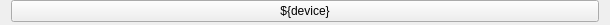
<?xml version="1.0" encoding="UTF-8"?>
<ui version="4.0">
 <class>Form</class>
 <widget class="QWidget" name="Form">
  <property name="geometry">
   <rect>
    <x>0</x>
    <y>0</y>
    <width>610</width>
    <height>24</height>
   </rect>
  </property>
  <property name="sizePolicy">
   <sizepolicy hsizetype="Preferred" vsizetype="Maximum">
    <horstretch>0</horstretch>
    <verstretch>0</verstretch>
   </sizepolicy>
  </property>
  <property name="windowTitle">
   <string>Form</string>
  </property>
  <layout class="QHBoxLayout" name="horizontalLayout">
   <property name="topMargin">
    <number>0</number>
   </property>
   <property name="bottomMargin">
    <number>3</number>
   </property>
   <item>
    <widget class="PyDMRelatedDisplayButton" name="PyDMRelatedDisplayButton">
     <property name="toolTip">
      <string/>
     </property>
     <property name="text">
      <string>${device}</string>
     </property>
     <property name="filenames" stdset="0">
      <stringlist>
       <string>rf/klystron.ui</string>
      </stringlist>
     </property>
     <property name="macros" stdset="0">
      <stringlist/>
     </property>
    </widget>
   </item>
  </layout>
 </widget>
 <customwidgets>
  <customwidget>
   <class>PyDMRelatedDisplayButton</class>
   <extends>QPushButton</extends>
   <header>pydm.widgets.related_display_button</header>
  </customwidget>
 </customwidgets>
 <resources/>
 <connections/>
</ui>
